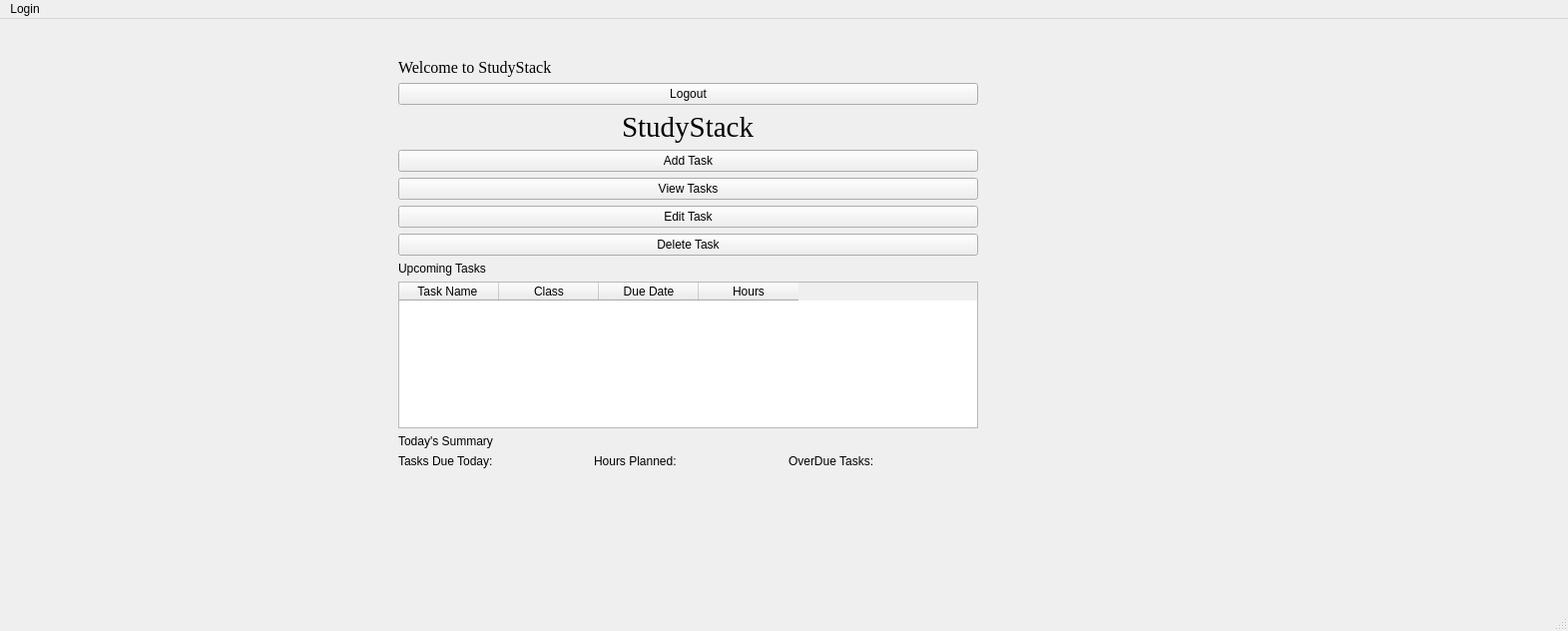
<?xml version="1.0" encoding="UTF-8"?>
<ui version="4.0">
 <class>MainWindow</class>
 <widget class="QMainWindow" name="MainWindow">
  <property name="geometry">
   <rect>
    <x>0</x>
    <y>0</y>
    <width>1571</width>
    <height>632</height>
   </rect>
  </property>
  <property name="windowTitle">
   <string>MainWindow</string>
  </property>
  <widget class="QWidget" name="centralwidget">
   <layout class="QHBoxLayout" name="horizontalLayout">
    <item>
     <widget class="QStackedWidget" name="stackedWidget">
      <property name="currentIndex">
       <number>0</number>
      </property>
      <widget class="QWidget" name="HomePage">
       <widget class="QWidget" name="layoutWidget">
        <property name="geometry">
         <rect>
          <x>390</x>
          <y>30</y>
          <width>581</width>
          <height>411</height>
         </rect>
        </property>
        <layout class="QVBoxLayout" name="verticalLayout">
         <item>
          <widget class="QLabel" name="WelcomeLabel">
           <property name="font">
            <font>
             <family>Times New Roman</family>
             <pointsize>12</pointsize>
            </font>
           </property>
           <property name="text">
            <string>Welcome to StudyStack</string>
           </property>
          </widget>
         </item>
         <item>
          <widget class="QPushButton" name="LogoutButton">
           <property name="text">
            <string>Logout</string>
           </property>
          </widget>
         </item>
         <item alignment="Qt::AlignmentFlag::AlignHCenter">
          <widget class="QLabel" name="HomeTitleLabel">
           <property name="font">
            <font>
             <family>Times New Roman</family>
             <pointsize>22</pointsize>
            </font>
           </property>
           <property name="text">
            <string>StudyStack</string>
           </property>
           <property name="alignment">
            <set>Qt::AlignmentFlag::AlignLeading|Qt::AlignmentFlag::AlignLeft|Qt::AlignmentFlag::AlignVCenter</set>
           </property>
          </widget>
         </item>
         <item>
          <widget class="QPushButton" name="OpenAddTaskButton">
           <property name="text">
            <string>Add Task</string>
           </property>
          </widget>
         </item>
         <item>
          <widget class="QPushButton" name="ViewTaskButton">
           <property name="text">
            <string>View Tasks</string>
           </property>
          </widget>
         </item>
         <item>
          <widget class="QPushButton" name="EditTaskButton">
           <property name="text">
            <string>Edit Task</string>
           </property>
          </widget>
         </item>
         <item>
          <widget class="QPushButton" name="DeleteTaskButton">
           <property name="text">
            <string>Delete Task</string>
           </property>
          </widget>
         </item>
         <item>
          <widget class="QLabel" name="UpcomingTasksLabel">
           <property name="text">
            <string>Upcoming Tasks</string>
           </property>
          </widget>
         </item>
         <item>
          <widget class="QTableWidget" name="HomeTaskTableWidget">
           <property name="columnCount">
            <number>4</number>
           </property>
           <column>
            <property name="text">
             <string>Task Name </string>
            </property>
           </column>
           <column>
            <property name="text">
             <string>Class</string>
            </property>
           </column>
           <column>
            <property name="text">
             <string>Due Date</string>
            </property>
           </column>
           <column>
            <property name="text">
             <string>Hours</string>
            </property>
           </column>
          </widget>
         </item>
         <item>
          <widget class="QLabel" name="StatusTitleLabel">
           <property name="text">
            <string>Today's Summary</string>
           </property>
          </widget>
         </item>
         <item>
          <layout class="QHBoxLayout" name="horizontalLayout_3">
           <item>
            <widget class="QLabel" name="TasksDueTodayLabel">
             <property name="text">
              <string>Tasks Due Today: </string>
             </property>
            </widget>
           </item>
           <item>
            <widget class="QLabel" name="HoursPlannedLabel">
             <property name="text">
              <string>Hours Planned: </string>
             </property>
            </widget>
           </item>
           <item>
            <widget class="QLabel" name="OverDueTasksLabel">
             <property name="text">
              <string>OverDue Tasks:</string>
             </property>
            </widget>
           </item>
          </layout>
         </item>
        </layout>
       </widget>
      </widget>
      <widget class="QWidget" name="LoginPage">
       <layout class="QVBoxLayout" name="verticalLayout_4">
        <item>
         <layout class="QVBoxLayout" name="verticalLayout_5">
          <item alignment="Qt::AlignmentFlag::AlignHCenter">
           <widget class="QLabel" name="LoginTitle">
            <property name="font">
             <font>
              <pointsize>22</pointsize>
              <italic>true</italic>
              <bold>true</bold>
              <underline>false</underline>
              <strikeout>false</strikeout>
              <kerning>true</kerning>
             </font>
            </property>
            <property name="text">
             <string>Login to StudyStack</string>
            </property>
           </widget>
          </item>
          <item>
           <widget class="QLabel" name="LoginUsernameLabel">
            <property name="font">
             <font>
              <pointsize>15</pointsize>
             </font>
            </property>
            <property name="text">
             <string>Username:</string>
            </property>
           </widget>
          </item>
          <item>
           <widget class="QLineEdit" name="LoginUsernameLineEdit"/>
          </item>
          <item>
           <widget class="QLabel" name="LoginPasswordLabel">
            <property name="font">
             <font>
              <pointsize>15</pointsize>
             </font>
            </property>
            <property name="lineWidth">
             <number>1</number>
            </property>
            <property name="text">
             <string>Password:</string>
            </property>
           </widget>
          </item>
          <item>
           <widget class="QLineEdit" name="LoginPasswordLineEdit">
            <property name="echoMode">
             <enum>QLineEdit::EchoMode::Password</enum>
            </property>
           </widget>
          </item>
         </layout>
        </item>
        <item>
         <widget class="QPushButton" name="LoginButton">
          <property name="text">
           <string>Login</string>
          </property>
         </widget>
        </item>
        <item>
         <widget class="QPushButton" name="GoToSignUpButton">
          <property name="text">
           <string>Sign Up </string>
          </property>
         </widget>
        </item>
       </layout>
      </widget>
      <widget class="QWidget" name="SignUpPage">
       <widget class="QWidget" name="verticalLayoutWidget_2">
        <property name="geometry">
         <rect>
          <x>520</x>
          <y>-30</y>
          <width>551</width>
          <height>441</height>
         </rect>
        </property>
        <layout class="QVBoxLayout" name="verticalLayout_6">
         <item alignment="Qt::AlignmentFlag::AlignHCenter">
          <widget class="QLabel" name="SignUpLabel">
           <property name="font">
            <font>
             <pointsize>22</pointsize>
             <italic>true</italic>
             <bold>true</bold>
            </font>
           </property>
           <property name="text">
            <string>Sign Up for StudyStack!</string>
           </property>
          </widget>
         </item>
         <item>
          <widget class="QLabel" name="SignUpUsernameLabel_2">
           <property name="sizePolicy">
            <sizepolicy hsizetype="Preferred" vsizetype="Fixed">
             <horstretch>0</horstretch>
             <verstretch>0</verstretch>
            </sizepolicy>
           </property>
           <property name="text">
            <string>Username:</string>
           </property>
          </widget>
         </item>
         <item>
          <widget class="QLineEdit" name="SignUpUsernameLineEdit"/>
         </item>
         <item>
          <widget class="QLabel" name="SignUpUsernameLabel">
           <property name="sizePolicy">
            <sizepolicy hsizetype="Preferred" vsizetype="Fixed">
             <horstretch>0</horstretch>
             <verstretch>0</verstretch>
            </sizepolicy>
           </property>
           <property name="text">
            <string>Password:</string>
           </property>
          </widget>
         </item>
         <item>
          <widget class="QLineEdit" name="SignUpPasswordLineEdit"/>
         </item>
         <item>
          <widget class="QPushButton" name="CreateAccountButton">
           <property name="text">
            <string>Create Account</string>
           </property>
          </widget>
         </item>
         <item>
          <widget class="QPushButton" name="BackToLoginButton">
           <property name="text">
            <string>Back to Login</string>
           </property>
          </widget>
         </item>
        </layout>
       </widget>
      </widget>
      <widget class="QWidget" name="AddTaskPage">
       <layout class="QVBoxLayout" name="verticalLayout_3">
        <item>
         <widget class="QLabel" name="AddTaskTitleLabel">
          <property name="font">
           <font>
            <pointsize>36</pointsize>
           </font>
          </property>
          <property name="text">
           <string>Add New Task!</string>
          </property>
         </widget>
        </item>
        <item>
         <layout class="QVBoxLayout" name="verticalLayout_2">
          <item>
           <layout class="QFormLayout" name="formLayout">
            <item row="0" column="0">
             <widget class="QLabel" name="label">
              <property name="text">
               <string>Task Name:</string>
              </property>
             </widget>
            </item>
            <item row="0" column="1">
             <widget class="QLineEdit" name="TaskNameLineEdit">
              <property name="placeholderText">
               <string>Enter Task Name</string>
              </property>
             </widget>
            </item>
            <item row="1" column="0">
             <widget class="QLabel" name="label_2">
              <property name="text">
               <string>Class:</string>
              </property>
             </widget>
            </item>
            <item row="2" column="0">
             <widget class="QLabel" name="label_3">
              <property name="text">
               <string>Due Date:</string>
              </property>
             </widget>
            </item>
            <item row="2" column="1">
             <widget class="QDateTimeEdit" name="dateTimeEdit">
              <property name="displayFormat">
               <string>MM/dd/yyyy h:mm AP</string>
              </property>
              <property name="calendarPopup">
               <bool>true</bool>
              </property>
             </widget>
            </item>
            <item row="3" column="0">
             <widget class="QLabel" name="label_4">
              <property name="text">
               <string>Grade Weight:</string>
              </property>
             </widget>
            </item>
            <item row="3" column="1">
             <widget class="QDoubleSpinBox" name="GradeWeightSpinBox">
              <property name="suffix">
               <string>%</string>
              </property>
              <property name="maximum">
               <double>100.000000000000000</double>
              </property>
             </widget>
            </item>
            <item row="4" column="0">
             <widget class="QLabel" name="label_5">
              <property name="text">
               <string>Estimated Hours:</string>
              </property>
             </widget>
            </item>
            <item row="4" column="1">
             <widget class="QDoubleSpinBox" name="EstimatedHoursSpinBox">
              <property name="suffix">
               <string> hours</string>
              </property>
              <property name="maximum">
               <double>1000.000000000000000</double>
              </property>
             </widget>
            </item>
            <item row="1" column="1">
             <widget class="QLineEdit" name="ClassLineEdit"/>
            </item>
           </layout>
          </item>
         </layout>
        </item>
        <item>
         <layout class="QHBoxLayout" name="horizontalLayout_4">
          <item>
           <widget class="QPushButton" name="BackToHomeScreen">
            <property name="text">
             <string>Home Page</string>
            </property>
           </widget>
          </item>
          <item>
           <widget class="QPushButton" name="AddTaskButton">
            <property name="text">
             <string>Save Task</string>
            </property>
           </widget>
          </item>
         </layout>
        </item>
       </layout>
      </widget>
     </widget>
    </item>
   </layout>
  </widget>
  <widget class="QMenuBar" name="menubar">
   <property name="geometry">
    <rect>
     <x>0</x>
     <y>0</y>
     <width>1571</width>
     <height>33</height>
    </rect>
   </property>
   <widget class="QMenu" name="menuLogin">
    <property name="title">
     <string>Login</string>
    </property>
   </widget>
   <addaction name="menuLogin"/>
  </widget>
  <widget class="QStatusBar" name="statusbar"/>
 </widget>
 <resources/>
 <connections/>
</ui>
